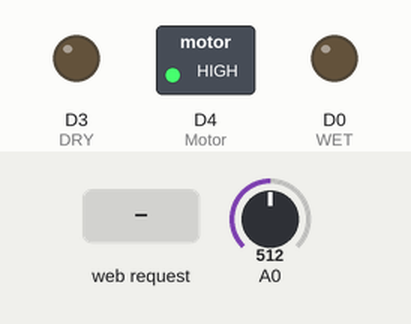
The sketch below on a simulated ESP8266 (NodeMCU). Parts: switched loads named in the sketch (green lamp = pin HIGH), output pins drawn as LEDs (lit = HIGH). The test bench sets the inputs (shaded band); at power-on: A0 = 512. WiFi joins after 1.5 s; servers stay silent unless stated; what the sketch prints to the serial monitor is not drawn.

Above: at 4.7 s.
4.8 s: HTTP request GET /On received
At 5.1 s:
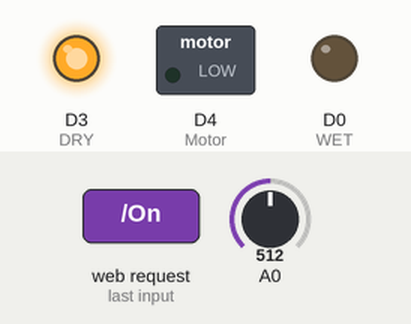
At 7.0 s:
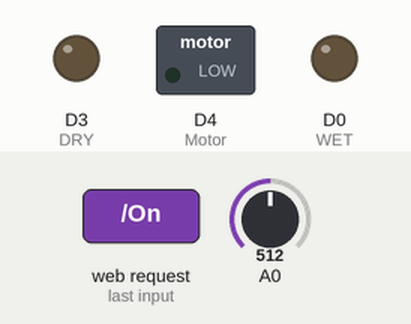
7.3 s: HTTP request GET /Off received
At 8.1 s:
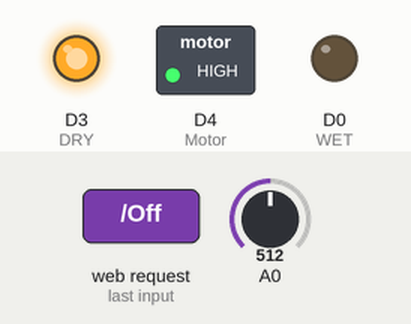
Timing chart, 0 to 10.3 s (numbered marks = the images above; inputs shaded):
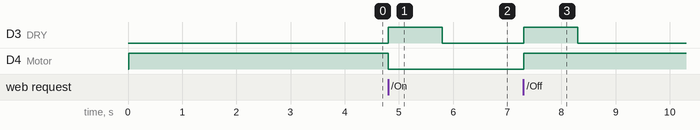

Measured:
- after the input at 4.8 s, D3 (DRY): LOW → HIGH at once, → LOW 1.0 s later; D4 (Motor): HIGH → LOW at once
- after the input at 7.3 s, D3 (DRY): LOW → HIGH at once, → LOW 1.0 s later; D4 (Motor): LOW → HIGH at once

The sketch:

ard6_final_.ino
```cpp
#include <ESP8266WiFi.h>
const char* ssid = "Zainab";
const char* password = "znbtabbu20";
int Motor = D4;

int WET = 16; // Wet Indicator at Digital PIN D0
int DRY = 0; // Dry Indicator at Digital PIN D3

int sense_Pin = 0; // Soil Sensor input at Analog PIN A0
int value = 0;

WiFiServer server(80);

void setup() {
  Serial.begin(9600);
  delay(10);

  pinMode(Motor, OUTPUT);
  digitalWrite(Motor, HIGH);

  Serial.println();
  Serial.println();
  Serial.print("Connecting to ");
  Serial.println(ssid);

  WiFi.begin(ssid, password);

  while (WiFi.status() != WL_CONNECTED)
  {
    delay(500);
    Serial.print(".");
  }

  Serial.println("");
  Serial.println("WiFi connected");


  server.begin();
  Serial.println("Server started");


  Serial.print("This is the IP for connection: ");
  Serial.print("http://");
  Serial.print(WiFi.localIP());
  Serial.println("/");

  {
    Serial.begin(9600);
    pinMode(WET, OUTPUT);
    pinMode(DRY, OUTPUT);
    delay(2000);
  }

  {
    // initialize serial communication at 9600 bits per second:
    Serial.begin(9600);
  }

}
void loop()
{

  WiFiClient client = server.available();
  if (!client)
  {
    return;
  }


  Serial.println("new client");
  while (!client.available()) {
    delay(1);
  }


  String request = client.readStringUntil('\r');
  Serial.println(request);
  client.flush();


  if (request.indexOf("/On") != -1)  {
    digitalWrite(Motor, LOW);
    //delay(2000);

    client.println("HTTP/1.1 200 OK");
    client.println("Content-Type: text/html");
    client.println("");
    client.println("<!DOCTYPE HTML>");
    client.println("<html>");
    client.println("Motor is ON");
    client.println("</html>");
    client.stop();
    delay(1);
  }
  if (request.indexOf("/Off") != -1)  {
    digitalWrite(Motor, HIGH);
    // delay(2000);

    client.println("HTTP/1.1 200 OK");
    client.println("Content-Type: text/html");
    client.println("");
    client.println("<!DOCTYPE HTML>");
    client.println("<html>");
    client.println("Motor is OFF");
    client.println("</html>");
    client.stop();
    delay(1);
  }
  {
    Serial.print("MOISTURE LEVEL : ");
    value = analogRead(sense_Pin);
    value = value / 10;
    Serial.println(value);
    if (value < 50)
    {
      digitalWrite(WET, HIGH);
    }
    else
    {
      digitalWrite(DRY, HIGH);
    }
    delay(1000);
    digitalWrite(WET, LOW);
    digitalWrite(DRY, LOW);
  }

  {
    // read the input on analog pin 0:
    int sensorValue = analogRead(A0);

    // Convert the analog reading (which goes from 0 - 1023) to a voltage (0 - 5V):
    float voltage = sensorValue * (5.0 / 1023.0);

    // print out the value you read:
    Serial.println(voltage);
  }
}
```
